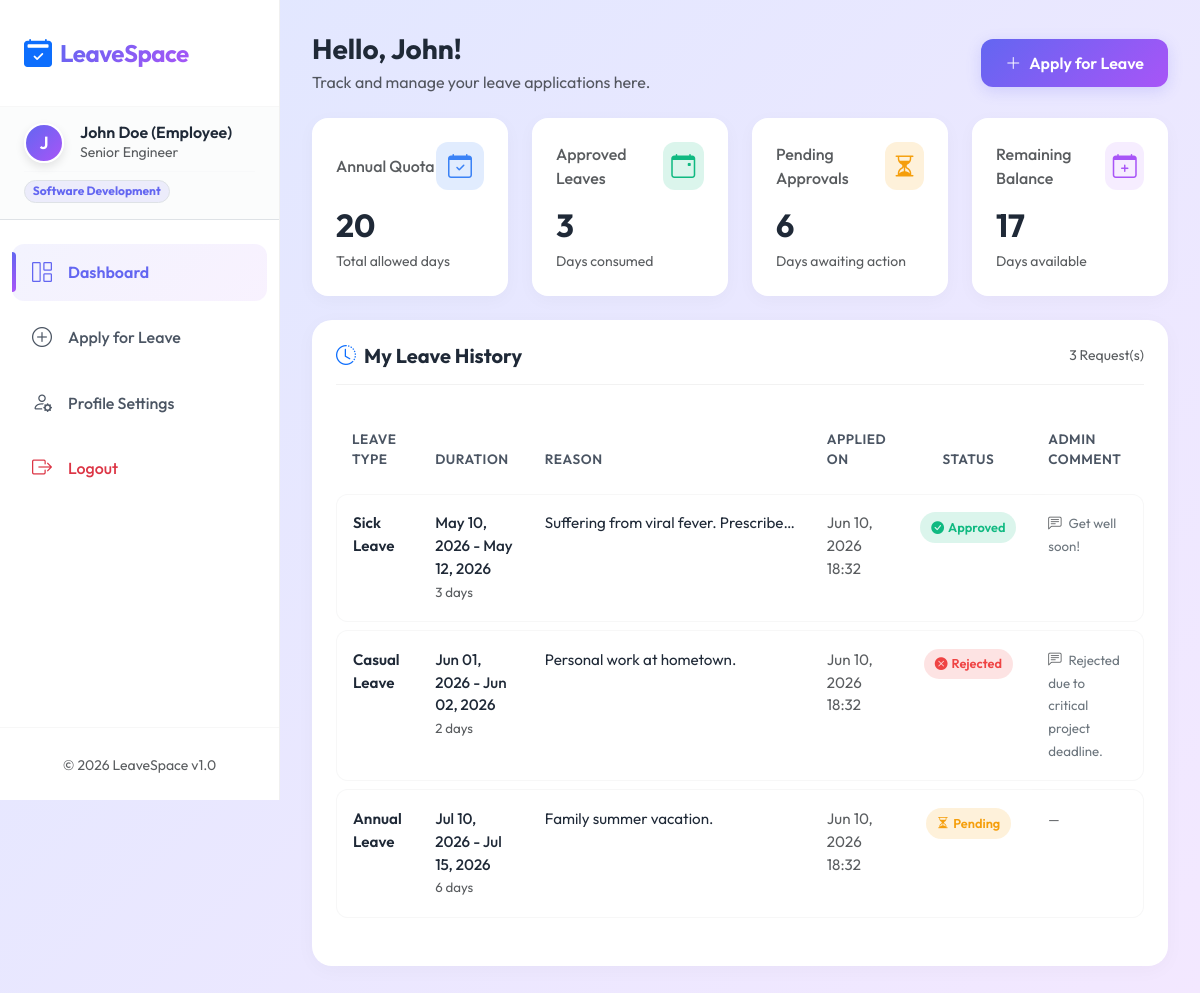
Page /employee_dashboard.php (signed in) on the committed database.
### tables this page shows
CREATE TABLE IF NOT EXISTS `leaves` (
  `id` INT AUTO_INCREMENT PRIMARY KEY,
  `user_id` INT NOT NULL,
  `leave_type` VARCHAR(50) NOT NULL,
  `start_date` DATE NOT NULL,
  `end_date` DATE NOT NULL,
  `reason` TEXT NOT NULL,
  `status` ENUM('Pending', 'Approved', 'Rejected') NOT NULL DEFAULT 'Pending',
  `admin_remark` TEXT DEFAULT NULL,
  `approved_by` INT DEFAULT NULL,
  `created_at` TIMESTAMP DEFAULT CURRENT_TIMESTAMP,
  FOREIGN KEY (`user_id`) REFERENCES `users`(`id`) ON DELETE CASCADE,
  FOREIGN KEY (`approved_by`) REFERENCES `users`(`id`) ON DELETE SET NULL
);

### employee_dashboard.php (the view, shortened to what this page needs)
<?php
require_once 'config.php';
function getLeaveDurationInDays($startDate, $endDate) {
    $start = new DateTime($startDate);
    $end = new DateTime($endDate);
    $end->modify('+1 day');
    $interval = $start->diff($end);
    return $interval->days;
}
$leaves = [];
$total_allowed = $_SESSION['total_leaves'];
$approved_days = 0;
$pending_days = 0;
if (!DEMO_MODE && $db) {
    try {
        $stmt = $db->prepare("SELECT * FROM `leaves` WHERE `user_id` = :user_id ORDER BY `created_at` DESC");
        $stmt->execute([':user_id' => $_SESSION['user_id']]);
        $leaves = $stmt->fetchAll();
    } catch (PDOException $e) {
        $error_db = "Unable to fetch leave history from database.";
    }
}
foreach ($leaves as $leave) {
    $days = getLeaveDurationInDays($leave['start_date'], $leave['end_date']);
    if ($leave['status'] === 'Approved') {
        $approved_days += $days;
    } elseif ($leave['status'] === 'Pending') {
        $pending_days += $days;
    }
}
$remaining_leaves = max(0, $total_allowed - $approved_days);
?>
<!DOCTYPE html>
<html lang="en">
<head>
    <link href="https://cdn.jsdelivr.net/npm/bootstrap@5.3.0/dist/css/bootstrap.min.css" rel="stylesheet">
    <link href="https://cdn.jsdelivr.net/npm/bootstrap-icons@1.10.0/font/bootstrap-icons.css" rel="stylesheet">
    <link rel="stylesheet" href="style.css">
</head>
<body>
    <div class="dashboard-wrapper">
        <nav class="sidebar" id="sidebar">
            <div class="sidebar-header d-flex align-items-center justify-content-between">
                <div class="d-flex align-items-center">
                    <i class="bi bi-calendar2-check-fill fs-3 text-primary me-2"></i>
                    <span class="fw-bold brand-title fs-4">LeaveSpace</span>
                </div>
            </div>
            <div class="px-4 py-3 border-bottom bg-light bg-opacity-50">
                <div class="d-flex align-items-center">
                    <div class="avatar me-3">
                        <?php echo strtoupper(substr($_SESSION['name'], 0, 1)); ?>
                    </div>
                    <div>
                        <h6 class="mb-0 fw-semibold text-truncate" style="max-width: 160px;"><?php echo htmlspecialchars($_SESSION['name']); ?></h6>
                        <span class="text-muted small d-block text-truncate" style="max-width: 160px;"><?php echo htmlspecialchars($_SESSION['designation']); ?></span>
                    </div>
                </div>
                <div class="mt-2 pt-2 border-top border-light d-flex justify-content-between align-items-center">
                    <span class="badge bg-indigo-subtle text-indigo border border-indigo-subtle rounded-pill" style="font-size: 0.75rem; background-color: rgba(99, 102, 241, 0.1); color: var(--primary);">
                        <?php echo htmlspecialchars($_SESSION['department']); ?>
                    </span>
                </div>
            </div>
            <ul class="sidebar-menu">
                <li class="sidebar-item">
                    <a href="employee_dashboard.php" class="sidebar-link active">
                        <i class="bi bi-grid-1x2"></i>
                        <span>Dashboard</span>
                    </a>
                </li>
                <li class="sidebar-item">
                    <a href="#" class="sidebar-link" data-bs-toggle="modal" data-bs-target="#applyLeaveModal">
                        <i class="bi bi-plus-circle"></i>
                        <span>Apply for Leave</span>
                    </a>
                </li>
                <li class="sidebar-item">
                    <a href="#" class="sidebar-link" data-bs-toggle="modal" data-bs-target="#profileModal">
                        <i class="bi bi-person-gear"></i>
                        <span>Profile Settings</span>
                    </a>
                </li>
                <li class="sidebar-item mt-auto">
                    <a href="logout.php" class="sidebar-link text-danger">
                        <i class="bi bi-box-arrow-right"></i>
                        <span>Logout</span>
                    </a>
                </li>
            </ul>
            <div class="sidebar-footer text-center">
                <span class="text-muted small">&copy; 2026 LeaveSpace v1.0</span>
            </div>
        </nav>
        <main class="main-content">
            <div class="d-md-flex align-items-center justify-content-between mb-4 fade-in">
                <div>
                    <h3 class="fw-bold mb-1">Hello, <?php echo htmlspecialchars(explode(' ', $_SESSION['name'])[0]); ?>!</h3>
                    <p class="text-muted mb-0">Track and manage your leave applications here.</p>
                </div>
                <div class="mt-3 mt-md-0">
                    <button class="btn btn-custom" data-bs-toggle="modal" data-bs-target="#applyLeaveModal">
                        <i class="bi bi-plus-lg me-2"></i>Apply for Leave
                    </button>
                </div>
            </div>
            <div class="row g-4 mb-4 fade-in">
                <div class="col-sm-6 col-xl-3">
                    <div class="stat-card p-4">
                        <div class="d-flex align-items-center justify-content-between mb-3">
                            <span class="text-muted fw-medium">Annual Quota</span>
                            <div class="icon-wrapper" style="background-color: var(--info-bg); color: var(--info);">
                                <i class="bi bi-calendar-check"></i>
                            </div>
                        </div>
                        <h2 class="fw-bold mb-1"><?php echo $total_allowed; ?></h2>
                        <span class="text-muted small">Total allowed days</span>
                    </div>
                </div>
                <div class="col-sm-6 col-xl-3">
                    <div class="stat-card p-4">
                        <div class="d-flex align-items-center justify-content-between mb-3">
                            <span class="text-muted fw-medium">Approved Leaves</span>
                            <div class="icon-wrapper" style="background-color: var(--success-bg); color: var(--success);">
                                <i class="bi bi-calendar-event"></i>
                            </div>
                        </div>
                        <h2 class="fw-bold mb-1"><?php echo $approved_days; ?></h2>
                        <span class="text-muted small">Days consumed</span>
                    </div>
                </div>
                <div class="col-sm-6 col-xl-3">
                    <div class="stat-card p-4">
                        <div class="d-flex align-items-center justify-content-between mb-3">
                            <span class="text-muted fw-medium">Pending Approvals</span>
                            <div class="icon-wrapper" style="background-color: var(--warning-bg); color: var(--warning);">
                                <i class="bi bi-hourglass-split"></i>
                            </div>
                        </div>
                        <h2 class="fw-bold mb-1"><?php echo $pending_days; ?></h2>
                        <span class="text-muted small">Days awaiting action</span>
                    </div>
                </div>
                <div class="col-sm-6 col-xl-3">
                    <div class="stat-card p-4">
                        <div class="d-flex align-items-center justify-content-between mb-3">
                            <span class="text-muted fw-medium">Remaining Balance</span>
                            <div class="icon-wrapper" style="background-color: rgba(168, 85, 247, 0.1); color: var(--secondary);">
                                <i class="bi bi-calendar-plus"></i>
                            </div>
                        </div>
                        <h2 class="fw-bold mb-1"><?php echo $remaining_leaves; ?></h2>
                        <span class="text-muted small">Days available</span>
                    </div>
                </div>
            </div>
            <div class="card-premium fade-in">
                <div class="card-premium-header">
                    <h5 class="fw-bold mb-0"><i class="bi bi-clock-history me-2 text-primary"></i>My Leave History</h5>
                    <span class="text-muted small"><?php echo count($leaves); ?> Request(s)</span>
                </div>
                <div class="table-responsive">
                    <table class="table table-premium">
                        <thead>
                            <tr>
                                <th>Leave Type</th>
                                <th>Duration</th>
                                <th>Reason</th>
                                <th>Applied On</th>
                                <th class="text-center">Status</th>
                                <th>Admin Comment</th>
                            </tr>
                        </thead>
                        <tbody>
                            <?php if (empty($leaves)): ?>
                                <tr>
                                    <td colspan="6" class="text-center py-5 text-muted">
                                        <i class="bi bi-calendar-x fs-1 mb-2 d-block opacity-50"></i>
                                        You haven't applied for any leaves yet.
                                    </td>
                                </tr>
                            <?php else: ?>
                                <?php foreach ($leaves as $leave):
                                    $duration = getLeaveDurationInDays($leave['start_date'], $leave['end_date']);
                                    $status_class = 'badge-pending';
                                    $status_icon = 'bi-hourglass-split';
                                    if ($leave['status'] === 'Approved') {
                                        $status_class = 'badge-approved';
                                        $status_icon = 'bi-check-circle-fill';
                                    } elseif ($leave['status'] === 'Rejected') {
                                        $status_class = 'badge-rejected';
                                        $status_icon = 'bi-x-circle-fill';
                                    }
                                ?>
                                    <tr>
                                        <td class="fw-semibold text-indigo-900"><?php echo htmlspecialchars($leave['leave_type']); ?></td>
                                        <td>
                                            <div class="fw-medium">
                                                <?php echo date('M d, Y', strtotime($leave['start_date'])); ?> -
                                                <?php echo date('M d, Y', strtotime($leave['end_date'])); ?>
                                            </div>
                                            <small class="text-muted"><?php echo $duration; ?> <?php echo ($duration == 1) ? 'day' : 'days'; ?></small>
                                        </td>
                                        <td>
                                            <span class="d-inline-block text-truncate" style="max-width: 250px;" title="<?php echo htmlspecialchars($leave['reason']); ?>">
                                                <?php echo htmlspecialchars($leave['reason']); ?>
                                            </span>
                                        </td>
                                        <td class="text-muted">
                                            <?php echo date('M d, Y H:i', strtotime($leave['created_at'])); ?>
                                        </td>
                                        <td class="text-center">
                                            <span class="badge-custom <?php echo $status_class; ?>">
                                                <i class="bi <?php echo $status_icon; ?>"></i>
                                                <?php echo $leave['status']; ?>
                                            </span>
                                        </td>
                                        <td>
                                            <?php if (!empty($leave['admin_remark'])): ?>
                                                <span class="text-secondary small">
                                                    <i class="bi bi-chat-left-text me-1 text-muted"></i>
                                                    <?php echo htmlspecialchars($leave['admin_remark']); ?>
                                                </span>
                                            <?php else: ?>
                                                <span class="text-muted small">—</span>
                                            <?php endif; ?>
                                        </td>
                                    </tr>
                                <?php endforeach; ?>
                            <?php endif; ?>
                        </tbody>
                    </table>
                </div>
            </div>
        </main>
    </div>
</body>
</html>

### rows in the picture
leaves: leave_type "Sick Leave", start_date "May 10, 2026", end_date "May 12, 2026", duration "3", shows "days", reason "Suffering from viral fever. Prescribe…", created_at "Jun 10, 2026 18:32", status "Approved", admin_remark "Get well soon!"
leaves: leave_type "Casual Leave", start_date "Jun 01, 2026", end_date "Jun 02, 2026", duration "2", shows "days", reason "Personal work at hometown.", created_at "Jun 10, 2026 18:32", status "Rejected", admin_remark "Rejected due to critical project deadline."
leaves: leave_type "Annual Leave", start_date "Jul 10, 2026", end_date "Jul 15, 2026", duration "6", shows "days", reason "Family summer vacation.", created_at "Jun 10, 2026 18:32", status "Pending"

### other values in the picture
substr($_SESSION['name'], 0, 1) "J"
$_SESSION['name'] "John Doe (Employee)"
$_SESSION['designation'] "Senior Engineer"
$_SESSION['department'] "Software Development"
explode(' ', $_SESSION['name'])[0] "John"
$total_allowed "20"
$approved_days "3"
$pending_days "6"
$remaining_leaves "17"
count($leaves) "3"
